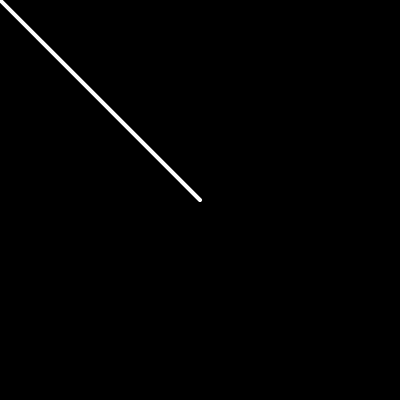
Frame 1 (no input)
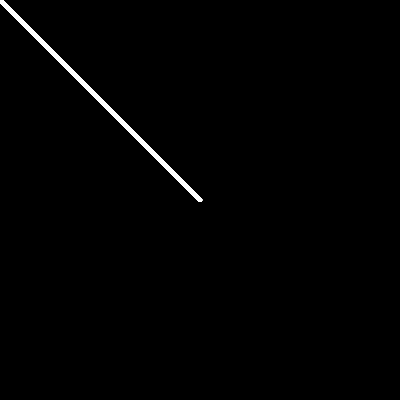
Frame 60 (no input)
Frame 120 (the mouse pressed at the canvas centre since frame 60): identical to frame 60, image omitted

The p5.js sketch that drew these frames (run headless with seeded random() and noise() and a simulated clock; from frame 60 on, the mouse is pressed at the canvas centre):

// p5.js sketch
// ── sketch.js
// Unit Vector (Normalize)
// The Nature of Code
// The Coding Train / Daniel Shiffman
// https://youtu.be/ttz05d8DSOs
// https://thecodingtrain.com/learning/nature-of-code/1.2-vector-math.html
// https://editor.p5js.org/codingtrain/sketches/U4ezFLIZ

function setup() {
  createCanvas(400, 400);
  background(0);
}

function draw() {


  let pos = createVector(200, 200);
  let mouse = createVector(mouseX, mouseY);

  let v = p5.Vector.sub(mouse, pos);

  // let m = v.mag();
  // v.div(m);
  
  // v.normalize();
  // v.mult(50);
  
  //v.normalize().mult(50);
  
  // v.setMag(50);


  translate(width / 2, height / 2);
  strokeWeight(4);
  stroke(255);
  line(0, 0, v.x, v.y);
}
